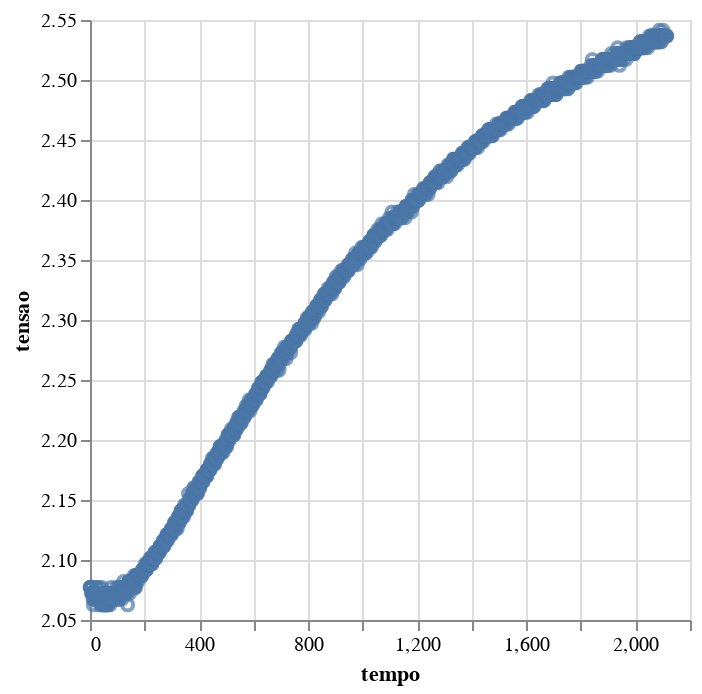

The notebook cell this image was saved under:
### Code cell
chart = alt.Chart(volt).mark_point().encode(
    alt.X('tempo', scale=alt.Scale(zero=False)),
    alt.Y('tensao', scale=alt.Scale(zero=False))
)
chart

### Figure 1 — Vega-Lite specification as saved in the notebook (floating-point values rounded to 4 significant figures; data arrays with more than 128 entries replaced by an {"elided": "..."} marker saying what was removed)
{"config": {"view": {"continuousWidth": 300, "continuousHeight": 300}}, "data": {"name": "data-8a725d4216d514ad946993d4737e1a30"}, "mark": {"type": "point"}, "encoding": {"x": {"field": "tempo", "scale": {"zero": false}, "type": "quantitative"}, "y": {"field": "tensao", "scale": {"zero": false}, "type": "quantitative"}}, "$schema": "https://vega.github.io/schema/vega-lite/v5.20.1.json", "datasets": {"data-8a725d4216d514ad946993d4737e1a30": {"elided": "2116 records"}}}
